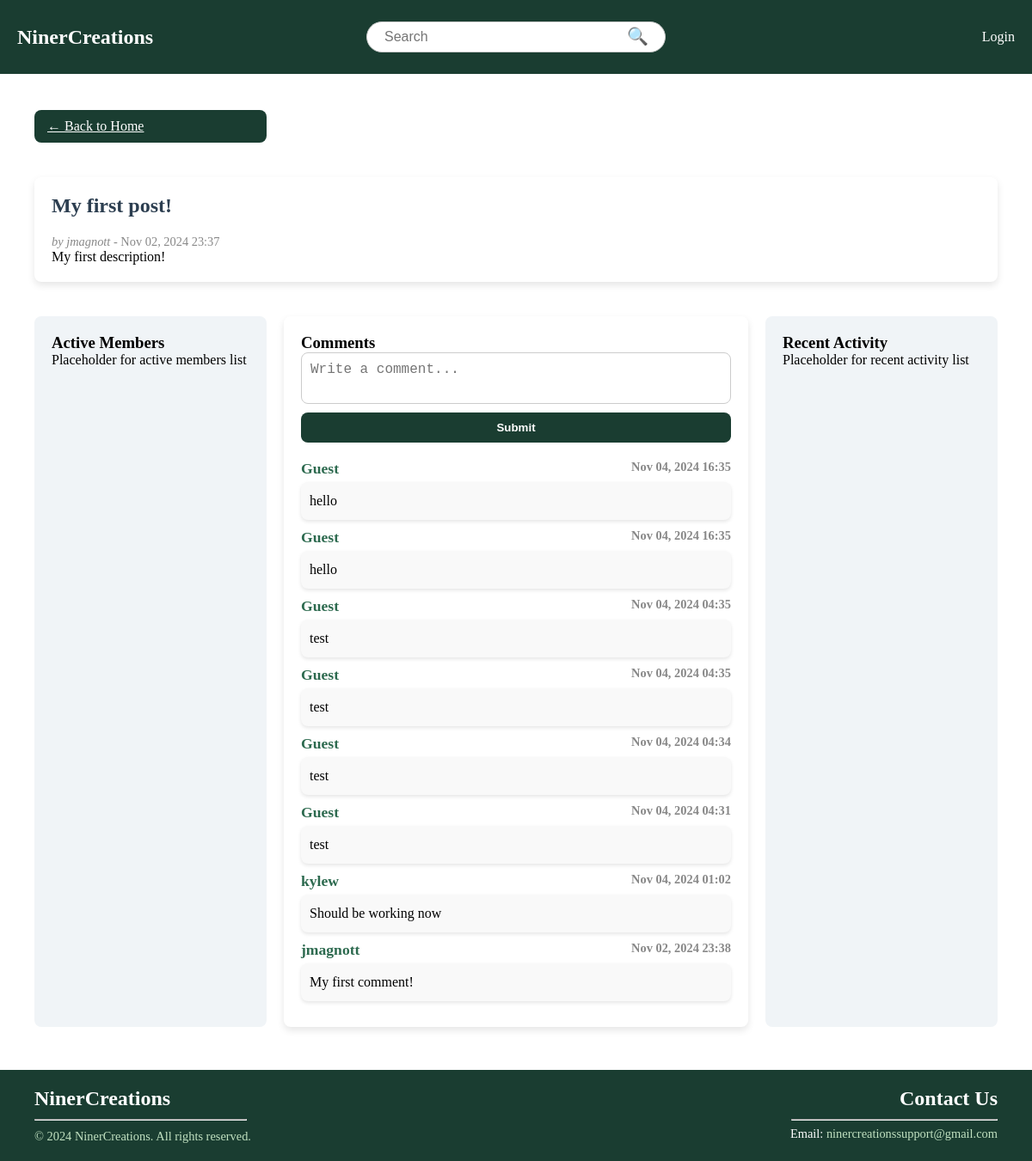
The page /post/1/ on the database as committed earlier.
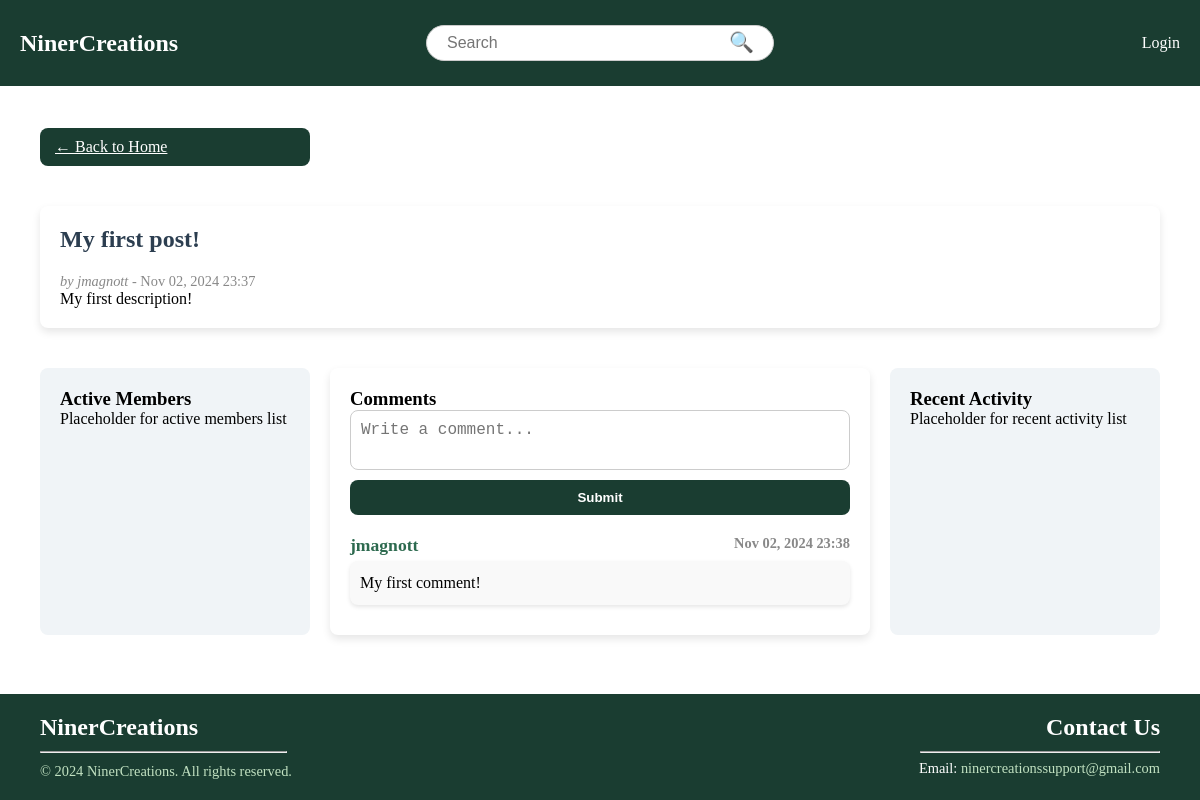
The same page on the database as committed later.
### NinerCreations/models.py (models this page shows, shortened)
class Comment(models.Model):
    post = models.ForeignKey(Post, on_delete=models.CASCADE, related_name="comments")
    author = models.ForeignKey(User, on_delete=models.CASCADE, null=True, blank=True)
    content = models.TextField()
    created_at = models.DateTimeField(auto_now_add=True)

### NinerCreations/views.py (the view)
# urls.py: path('post/<int:post_id>/', views.post_detail, name='post_detail'),  # New URL pattern for post detail and comments
def post_detail(request, post_id):
    post = get_object_or_404(Post, id=post_id)
    comments = post.comments.all().order_by('-created_at')  # Fetch comments associated with the post
    if request.method == 'POST':
        content = request.POST.get('content')  # Get the comment content from the form
        if content:
            author = request.user if request.user.is_authenticated else None
            Comment.objects.create(post=post, author=author, content=content)
            comments = post.comments.all().order_by('-created_at')
    return render(request, 'base/post_detail.html', {
        'post': post,
        'comments': comments,
    })

### NinerCreations/templates/base/post_detail.html (shortened to what this page needs)
{% extends "base/base.html" %}
{% block content %}
<div class="content-grid">
    <a class="btn btn-primary" href="{% url 'home' %}">← Back to Home</a>
    <div class="pd-main">
        <div class="post-detail">
            <h2>{{ post.title }}</h2>
            <p class="post-meta">
                <em>by {{ post.author.username }}</em> - {{ post.created_at|date:"M d, Y H:i" }}
            </p>
            <div class="post-content">
                {{ post.content }}
            </div>
        </div>
    </div>
    <div class="pd-left">
        <h3>Active Members</h3>
        <p>Placeholder for active members list</p>
    </div>
    <div class="pd-main-content">
        <div class="comment-section">
            <h3>Comments</h3>
            <form method="POST" action="{% url 'post_detail' post.id %}" class="comment-form">
                <textarea name="content" rows="4" placeholder="Write a comment..." required class="comment-input"></textarea>
                <button type="submit" class="btn btn-primary">Submit</button>
            </form>
            <ul id="commentList" class="comment-list">
                {% for comment in comments %}
                    <li class="comment">
                        <div class="comment-header">
                            <strong class="comment-author">{{ comment.author.username|default:"Guest" }}</strong>
                            <span class="comment-timestamp">{{ comment.created_at|date:"M d, Y H:i" }}</span>
                        </div>
                        <div class="comment-content">
                            {{ comment.content }}
                        </div>
                    </li>
                {% endfor %}
            </ul>
        </div>
    </div>
    <div class="pd-right">
        <h3>Recent Activity</h3>
        <p>Placeholder for recent activity list</p>
    </div>
</div>
{% endblock %}

Rows that differ between the two databases and show on the page:
removed Comment: author.username "Guest", created_at "Nov 04, 2024 16:35", content "hello"
removed Comment: author.username "Guest", created_at "Nov 04, 2024 16:35", content "hello"
removed Comment: author.username "Guest", created_at "Nov 04, 2024 04:35", content "test"
removed Comment: author.username "Guest", created_at "Nov 04, 2024 04:35", content "test"
removed Comment: author.username "Guest", created_at "Nov 04, 2024 04:34", content "test"
removed Comment: author.username "Guest", created_at "Nov 04, 2024 04:31", content "test"
removed Comment: author.username "kylew", created_at "Nov 04, 2024 01:02", content "Should be working now"
